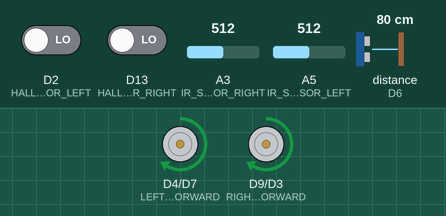
Simulated run of this sketch. Board: Arduino Uno R4 WiFi. Parts: motor-driver pin pairs drawn as motors (green arrow = first pin HIGH = forward, orange = second pin HIGH = backward, longer = more drive, scaled by the enable pin). Wiring (inferred from the names in the program): ultrasonic range finder: trigger D5; echo D6. The test bench sets the inputs (shaded band); at power-on: distance to the obstacle (sensor on D6) 80 cm, A3 (IR_SENSOR_RIGHT) = 512, A5 (IR_SENSOR_LEFT) = 512, D2 (HALL_SENSOR_LEFT) LOW, D13 (HALL_SENSOR_RIGHT) LOW. The echo pulse lasts 58.3 µs per cm; what the sketch prints to the serial monitor is not drawn.

Above: at 1.2 s.
1.3 s: distance to the obstacle (sensor on D6) set to 23 cm
2.8 s: distance to the obstacle (sensor on D6) set to 20 cm
At 4.1 s:
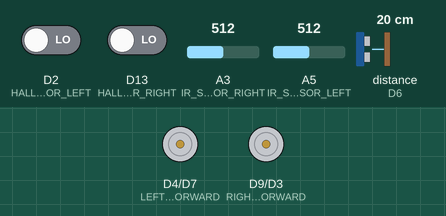
4.4 s: distance to the obstacle (sensor on D6) set to 35 cm
At 5.6 s:
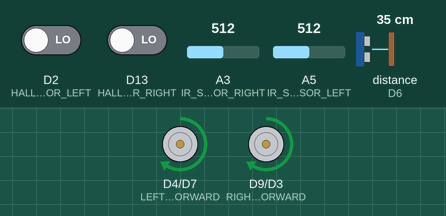
6.2 s: A3 (IR_SENSOR_RIGHT) set to 489
At 6.5 s:
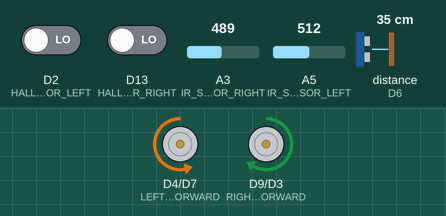
7.7 s: A3 (IR_SENSOR_RIGHT) set to 510
At 8.9 s:
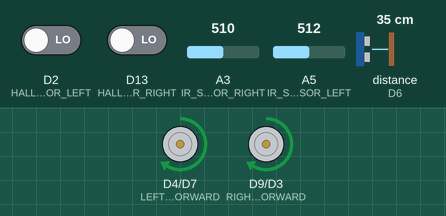
9.2 s: A5 (IR_SENSOR_LEFT) set to 490
At 10.0 s:
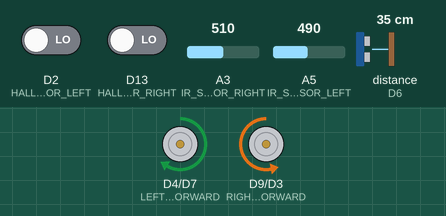
Timing chart, 0 to 11.7 s (numbered marks = the images above; inputs shaded):
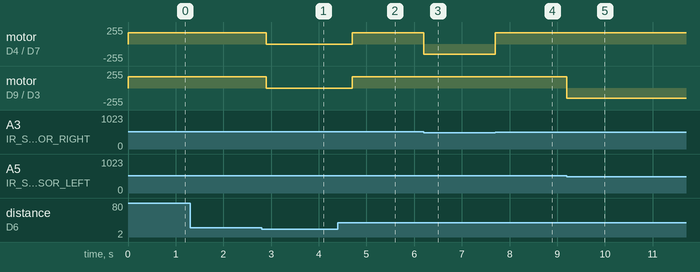

Measured:
- the behaviour switches between 22 and 21 cm on distance to the obstacle (sensor on D6) (found by bisection; images 0 and 1)
- the behaviour switches between 501 and 500 on A3 (IR_SENSOR_RIGHT) (found by bisection; images 2 and 3)
- the behaviour switches between 501 and 500 on A5 (IR_SENSOR_LEFT) (found by bisection; images 4 and 5)
- after the input at 1.3 s, every drawn part: stays the same
- after the input at 2.8 s, motor on D4 (LEFT_MOTOR_FORWARD) / D7 (LEFT_MOTOR_BACKWARD), motor on D9 (RIGHT_MOTOR_FORWARD) / D3 (RIGHT_MOTOR_BACKWARD): forward 170/255 → stopped after 0.10 s
- after the input at 4.4 s, motor on D4 (LEFT_MOTOR_FORWARD) / D7 (LEFT_MOTOR_BACKWARD), motor on D9 (RIGHT_MOTOR_FORWARD) / D3 (RIGHT_MOTOR_BACKWARD): stopped → forward 170/255 after 0.30 s
- after the input at 6.2 s, motor on D4 (LEFT_MOTOR_FORWARD) / D7 (LEFT_MOTOR_BACKWARD): forward 170/255 → backward 150/255 at once
- after the input at 7.7 s, motor on D4 (LEFT_MOTOR_FORWARD) / D7 (LEFT_MOTOR_BACKWARD): backward 150/255 → forward 170/255 at once
- after the input at 9.2 s, motor on D9 (RIGHT_MOTOR_FORWARD) / D3 (RIGHT_MOTOR_BACKWARD): forward 170/255 → backward 150/255 at once

The sketch:

Buggy_Code.ino
```cpp
#include "config.h"
#include "m.h"
#include "us.h"
#include "we.h"
#include "s.h"
#include <WiFiS3.h>

#define PI 3.14159


// Define IR sensor threshold
const int THRESHOLD = 500;
extern bool justChanged;
extern bool going, stopped;

// Define ultrasonic sensor parameters
const unsigned long ULTRASONIC_INTERVAL = 100;  // Interval for ultrasonic readings (ms)
const int STOP_DISTANCE = 20;                   // Distance in cm at which the buggy should stop

// Ultrasonic Sensor
UltrasonicSensor ultrasonic(ULTRA_SONIC_TRIG, ULTRA_SONIC_ECHO);

unsigned long lastUltrasonicTime = 0;
bool objectDetected = false;


WiFiServer server(5200);


void setup() {
  Serial.begin(115200);

  WiFi.beginAP(ssid, pass);
  IPAddress ip = WiFi.localIP();
  Serial.print("IP Address: ");
  Serial.println(ip);
  server.begin();


  // Initialize IR sensor pins
  pinMode(IR_SENSOR_LEFT, INPUT);
  pinMode(IR_SENSOR_RIGHT, INPUT);

  // Initialize motor control pins
  pinMode(LEFT_MOTOR_FORWARD, OUTPUT);
  pinMode(LEFT_MOTOR_BACKWARD, OUTPUT);
  pinMode(LEFT_MOTOR_SPEED, OUTPUT);
  pinMode(RIGHT_MOTOR_FORWARD, OUTPUT);
  pinMode(RIGHT_MOTOR_BACKWARD, OUTPUT);
  pinMode(RIGHT_MOTOR_SPEED, OUTPUT);

  pinMode(HALL_SENSOR_LEFT, INPUT);
  pinMode(HALL_SENSOR_RIGHT, INPUT);


  attachInterrupt(digitalPinToInterrupt(ULTRA_SONIC_ECHO), UltrasonicSensor::ISR_Echo, CHANGE);

  // Ensure motors start stopped
  stopMotors();
}

void loop() {
  WiFiClient client = server.available();

  //check if connected client has data to send
  if (client.connected() && client.available()) {
    String command = client.readStringUntil('\n');
    command.trim(); // Remove whitespace and newline characters
    handleCommand(command, client);
  }
  handleMotorLogic();
  handleUltrasonicSensor();
  rstate = digitalRead(HALL_SENSOR_RIGHT);
  lstate = digitalRead(HALL_SENSOR_LEFT);
  if (rstate == HIGH){
    revcountright++;
  }
  if (lstate == HIGH){
    revcountleft++;
  }
  total_Distance = (((revcountleft+revcountright)/2))*PI*5;


  if (objectDetected) {
    stopMotors();
    delay(300);
  }
}


// Function to handle ultrasonic sensor logic
void handleUltrasonicSensor() {
  unsigned long currentTime = millis();

  if (currentTime - lastUltrasonicTime >= ULTRASONIC_INTERVAL) {
    lastUltrasonicTime = currentTime;

    ultrasonic.trigger();
    unsigned long distance = ultrasonic.getDistance();


    if (distance > 0 && distance <= STOP_DISTANCE) {
      objectDetected = true;
      server.print("DETECTED,");
      server.println(distance);
      if(justChanged){
      Serial.println("Object detected! Stopping buggy.");
      }
    } else {
      objectDetected = false;
      if (justChanged){
      Serial.println("Path Clear! Starting Motors.");
      }
    }
  }
}

// function to take a string sent from processing and make the buggy react
void handleCommand(String command, WiFiClient client) {

  if (command.equals("START")) {
    going = true;
    stopped = false;
    //Serial.println("Buggy starting...");
  }

  else if (command.equals("STOP")) {
    going = false;
    stopped = true;
    stopMotors();
    server.print("DISTANCE TRAVELLED,");
    server.println(total_Distance);
    total_Distance = 0;
    while(true){
      String command2;
      if (client.connected() && client.available()) {
        command2 = client.readStringUntil('\n');
      }
      if (command2.equals("START")){
        going = true;
        stopped = false;
        break;
      }
    }
    //Serial.println("Buggy stopping...");
  }

}
```

m.cpp
```cpp
#include "m.h"
#include "us.h"
#include "config.h"
#include <Arduino.h>

// Define IR sensor threshold
const int THRESHOLD = 500;
bool stopped = true;
bool going = false;
bool justChanged = true;


// Function to move forward
void moveForward() {
  digitalWrite(LEFT_MOTOR_FORWARD, HIGH);
  digitalWrite(LEFT_MOTOR_BACKWARD, LOW);
  digitalWrite(RIGHT_MOTOR_FORWARD, HIGH);
  digitalWrite(RIGHT_MOTOR_BACKWARD, LOW);
  analogWrite(LEFT_MOTOR_SPEED, 170);
  analogWrite(RIGHT_MOTOR_SPEED, 170);
}

// Function to move backward
void moveBackward() {
  digitalWrite(LEFT_MOTOR_FORWARD, LOW);
  digitalWrite(LEFT_MOTOR_BACKWARD, HIGH);
  digitalWrite(RIGHT_MOTOR_FORWARD, LOW);
  digitalWrite(RIGHT_MOTOR_BACKWARD, HIGH);
  analogWrite(LEFT_MOTOR_SPEED, 170);
  analogWrite(RIGHT_MOTOR_SPEED, 170);
}

// Function to turn right
void turnRight() {
  digitalWrite(LEFT_MOTOR_FORWARD, HIGH);
  digitalWrite(LEFT_MOTOR_BACKWARD, LOW);
  digitalWrite(RIGHT_MOTOR_FORWARD, LOW);
  digitalWrite(RIGHT_MOTOR_BACKWARD, HIGH);
  analogWrite(LEFT_MOTOR_SPEED, 170);
  analogWrite(RIGHT_MOTOR_SPEED, 150);
}

// Function to turn left
void turnLeft() {
  digitalWrite(LEFT_MOTOR_FORWARD, LOW);
  digitalWrite(LEFT_MOTOR_BACKWARD, HIGH);
  digitalWrite(RIGHT_MOTOR_FORWARD, HIGH);
  digitalWrite(RIGHT_MOTOR_BACKWARD, LOW);
  analogWrite(LEFT_MOTOR_SPEED, 150);
  analogWrite(RIGHT_MOTOR_SPEED, 170);
}

// Function to stop motors
void stopMotors() {
  digitalWrite(LEFT_MOTOR_FORWARD, LOW);
  digitalWrite(RIGHT_MOTOR_FORWARD, LOW);
  digitalWrite(LEFT_MOTOR_BACKWARD, LOW);
  digitalWrite(RIGHT_MOTOR_BACKWARD, LOW);
  analogWrite(LEFT_MOTOR_SPEED, 0);
  analogWrite(RIGHT_MOTOR_SPEED, 0);
}

// Function to handle IR sensor-based movement
void handleMotorLogic() {
    int leftIR = analogRead(IR_SENSOR_LEFT);
    int rightIR = analogRead(IR_SENSOR_RIGHT);

    bool leftDetected = leftIR > THRESHOLD;
    bool rightDetected = rightIR > THRESHOLD;

    if (leftDetected && rightDetected) {
        moveForward();
        if (stopped){
          justChanged = true;
        }
        if (going){
          justChanged = false;
        }
        going = true;
        stopped = false;
    } else if (leftDetected) {
        turnLeft();
    } else if (rightDetected) {
        turnRight();
    } else {
        stopMotors();
        if (going){
          justChanged = true;
        }
        if (stopped){
          justChanged = false;
        }
        going = false;
        stopped = true;
    }
}
```

m.h
```cpp
#ifndef MOTORS_H
#define MOTORS_H

#include <Arduino.h>

void moveForward();
void turnLeft();
void turnRight();
void stopMotors();
void handleMotorLogic();

#endif
```

s.h
```cpp
//secrets.h header file
char ssid[] = "BuggyTeamZ10";
char pass[] = "123456789";
```

us.cpp
```cpp
#include "us.h"

UltrasonicSensor* UltrasonicSensor::instance = nullptr; // Initialize static instance pointer

UltrasonicSensor::UltrasonicSensor(uint8_t trigPin, uint8_t echoPin)
    : trigPin(trigPin), echoPin(echoPin), startTime(0), echoDuration(0) {
    pinMode(trigPin, OUTPUT);
    pinMode(echoPin, INPUT);

    instance = this; // Set the static instance to this object

    attachInterrupt(digitalPinToInterrupt(echoPin), ISR_Echo, CHANGE);
}

void UltrasonicSensor::trigger() {
    digitalWrite(trigPin, LOW);
    delayMicroseconds(2);
    digitalWrite(trigPin, HIGH);
    delayMicroseconds(10);
    digitalWrite(trigPin, LOW);
}

void UltrasonicSensor::ISR_Echo() {
    if (instance) { // Ensure instance exists
        if (digitalRead(instance->echoPin) == HIGH) {
            instance->startTime = micros();
        } else {
            instance->echoDuration = micros() - instance->startTime;
        }
    }
}

unsigned long UltrasonicSensor::getDistance() {
    return echoDuration * 0.034 / 2; // Convert to cm
}
```

us.h
```cpp
#ifndef ULTRASONIC_H
#define ULTRASONIC_H

#include <Arduino.h>

class UltrasonicSensor {
public:
    UltrasonicSensor(uint8_t trigPin, uint8_t echoPin);

    void trigger();
    unsigned long getDistance(); // Returns distance in cm
    static void ISR_Echo(); // Interrupt Service Routine

private:
    uint8_t trigPin;
    uint8_t echoPin;
    static UltrasonicSensor* instance; // Static pointer to the current instance

    volatile unsigned long startTime;
    volatile unsigned long echoDuration;
};

#endif
```

we.h
```cpp
#include <Arduino.h>

const pin_size_t HALL_SENSOR_LEFT = D2;
const pin_size_t HALL_SENSOR_RIGHT = D13;
int revcountleft = 0;
int revcountright = 0;
int rstate = 0;
int lstate = 0;
float total_Distance = 0;
```

config.h
```cpp
#ifndef CONFIG_H
#define CONFIG_H

// Define IR sensor pins
#define IR_SENSOR_LEFT A5
#define IR_SENSOR_RIGHT A3

// Define motor control pins
#define LEFT_MOTOR_FORWARD 4
#define LEFT_MOTOR_BACKWARD 7
#define LEFT_MOTOR_SPEED 10
#define RIGHT_MOTOR_FORWARD 9
#define RIGHT_MOTOR_BACKWARD 3
#define RIGHT_MOTOR_SPEED 11

#define ULTRA_SONIC_TRIG 5
#define ULTRA_SONIC_ECHO 6

#endif
```
